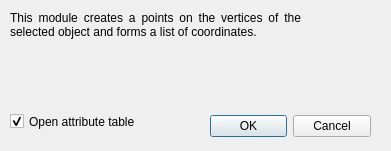
<?xml version="1.0" encoding="UTF-8"?>
<ui version="4.0">
 <class>CoordListDialogBase</class>
 <widget class="QDialog" name="CoordListDialogBase">
  <property name="geometry">
   <rect>
    <x>0</x>
    <y>0</y>
    <width>391</width>
    <height>151</height>
   </rect>
  </property>
  <property name="windowTitle">
   <string>Coord List</string>
  </property>
  <widget class="QDialogButtonBox" name="button_box">
   <property name="geometry">
    <rect>
     <x>210</x>
     <y>110</y>
     <width>161</width>
     <height>32</height>
    </rect>
   </property>
   <property name="orientation">
    <enum>Qt::Horizontal</enum>
   </property>
   <property name="standardButtons">
    <set>QDialogButtonBox::Cancel|QDialogButtonBox::Ok</set>
   </property>
  </widget>
  <widget class="QLabel" name="label">
   <property name="geometry">
    <rect>
     <x>10</x>
     <y>10</y>
     <width>291</width>
     <height>31</height>
    </rect>
   </property>
   <property name="layoutDirection">
    <enum>Qt::LeftToRight</enum>
   </property>
   <property name="text">
    <string>&lt;html&gt;&lt;head/&gt;&lt;body&gt;&lt;p&gt;This module creates a points on the vertices of the selected object and forms a list of coordinates.&lt;/p&gt;&lt;/body&gt;&lt;/html&gt;</string>
   </property>
   <property name="alignment">
    <set>Qt::AlignJustify|Qt::AlignVCenter</set>
   </property>
   <property name="wordWrap">
    <bool>true</bool>
   </property>
  </widget>
  <widget class="QCheckBox" name="checkBox">
   <property name="enabled">
    <bool>true</bool>
   </property>
   <property name="geometry">
    <rect>
     <x>10</x>
     <y>110</y>
     <width>181</width>
     <height>23</height>
    </rect>
   </property>
   <property name="text">
    <string>Open attribute table</string>
   </property>
   <property name="checked">
    <bool>true</bool>
   </property>
  </widget>
  <widget class="QgsProjectionSelectionWidget" name="mQgsProjectionSelectionWidget">
   <property name="geometry">
    <rect>
     <x>10</x>
     <y>60</y>
     <width>361</width>
     <height>27</height>
    </rect>
   </property>
  </widget>
 </widget>
 <customwidgets>
  <customwidget>
   <class>QgsProjectionSelectionWidget</class>
   <extends>QWidget</extends>
   <header>qgsprojectionselectionwidget.h</header>
  </customwidget>
 </customwidgets>
 <resources/>
 <connections>
  <connection>
   <sender>button_box</sender>
   <signal>accepted()</signal>
   <receiver>CoordListDialogBase</receiver>
   <slot>accept()</slot>
   <hints>
    <hint type="sourcelabel">
     <x>20</x>
     <y>20</y>
    </hint>
    <hint type="destinationlabel">
     <x>20</x>
     <y>20</y>
    </hint>
   </hints>
  </connection>
  <connection>
   <sender>button_box</sender>
   <signal>rejected()</signal>
   <receiver>CoordListDialogBase</receiver>
   <slot>reject()</slot>
   <hints>
    <hint type="sourcelabel">
     <x>20</x>
     <y>20</y>
    </hint>
    <hint type="destinationlabel">
     <x>20</x>
     <y>20</y>
    </hint>
   </hints>
  </connection>
 </connections>
</ui>
